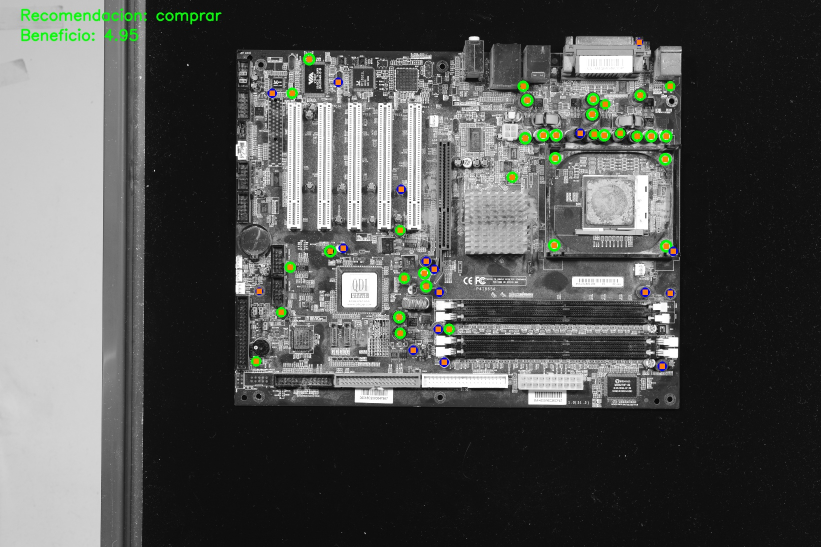
#> input picture img/ejemplo1.jpg, 1642 x 1093 px (shown at 1/2 size)
$ python capacitor_detection.py --img img/ejemplo1.jpg
#> lines starting #> are read from the running program, lines starting #| are printed output that depends on the picture
### Motherboard.py
import cv2
import os

font = cv2.FONT_HERSHEY_SIMPLEX
fontScale = 1
color = [0, 0, 255]
thickness = 2
(_, textSize), _ = cv2.getTextSize("Test", font, fontScale, thickness)

class Motherboard:
    def __init__(self):
        self._cap_small_list = None
        self._cap_big_list = None

    def validate_board(self, im_path, loc_path="./"):
        """
        Lee la imagen, se segmenta y buscan los condensadores y se clasifican entre grandes y pequeños. Se clasifica como
        válida la placa si da beneficios
        :param im_path:
        :param loc_path:
        :return:
        """
        import capacitor_detection as cd
        image = cd.read_image(im_path)
#> in read_image, `return cv2.resize(img, dim)`:
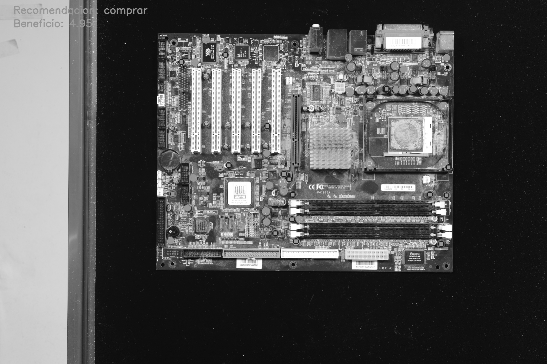
#> returned value: shape (364, 547); min 7, max 255, mean 84
        segments = cd.seg_image(image)
#> in seg_image, `blur = cv2.bilateralFilter(image, 21, sigmaColor=75, sigmaSpace=75)`:
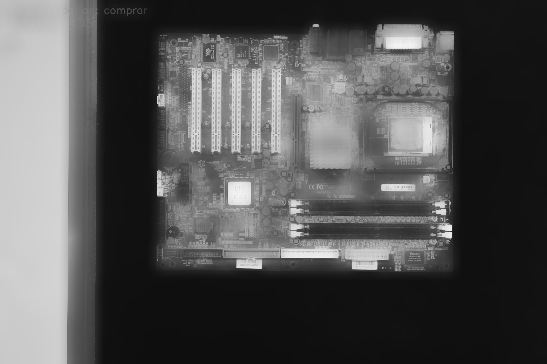
#> blur: shape (364, 547); min 14, max 243, mean 83.5
#> in seg_image, `blur = cv2.erode(blur, kernel, iterations=1)`:
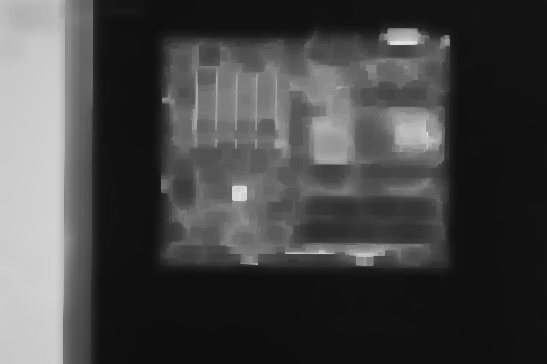
#> blur: shape (364, 547); min 14, max 231, mean 69.8
#> in seg_image, `blur = cv2.dilate(blur, kernel, iterations=1)`:
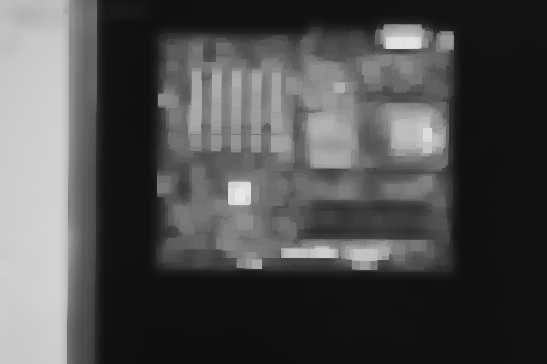
#> blur: shape (364, 547); min 14, max 231, mean 78.2
#> in seg_image, `circles = cv2.HoughCircles(blur,cv2.HOUGH_GRADIENT,1,15, param1=100,pa..`: circles = [[443.5, 41.5, 10.4], [216.5, 143.5, 8], [348.5, 250.5, 4.6]]
#> in seg_image, `circles = np.round(circles[0, :]).astype("int")`: circles = [[444, 42, 10], [216, 144, 8], [348, 250, 5]]
#> the loop in seg_image, `for (x, y, r) in circles:` made 3 passes
#> after the loop in seg_image, `for (x, y, r) in circles:`:
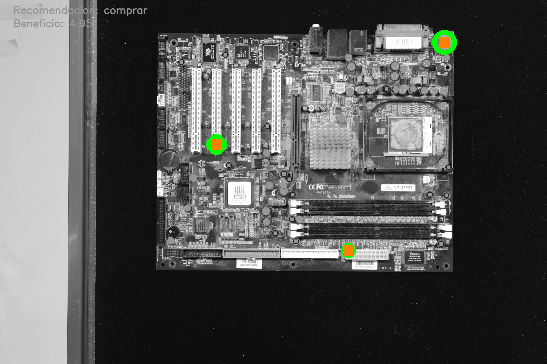
#> output: shape (364, 547, 3); mean B, G, R 83.2, 84.2, 83.7
#> after the loop in seg_image, `for (x, y, r) in circles:`: res = [(444, 42, 10), (216, 144, 8), (348, 250, 5)]
#> segments = [(444, 42, 10), (216, 144, 8), (348, 250, 5)]
        capacitors = cd.loc_capacitors(segments)
#> the loop in loc_capacitors, `for (x, y, r) in segments:` made 3 passes
#> after the loop in loc_capacitors, `for (x, y, r) in segments:`: res = 3 items
#> capacitors = 3 items
        big, small = cd.extract_types(capacitors)
#> the loop in extract_types, `for capacitor in capacitors:` made 3 passes
#> after the loop in extract_types, `for capacitor in capacitors:`: big = [[444, 42, 10], [216, 144, 8]]; small = [[348, 250, 5]]
#> big = [[444, 42, 10], [216, 144, 8]]; small = [[348, 250, 5]]
        benefit = len(big) * 0.15 + len(small) * 0.05
#> benefit = 0.35
        validation = benefit > 1
#> validation = False
        if validation:
            cd.write_txt((big, small), im_path, loc_path)
            print(f"Compra recomendada \t Beneficio: {benefit - 1:.2f}€")
        else:
            print("Compra no recomendada")
        self.show_validation(validation, im_path, loc_path)
        return validation

    def show_validation(self, valid, im_path, loc_path):
        """
        Muestra por pantalla el resultado de la decisión tomada
        :return:
        """
#> called with valid = False, im_path = 'img/ejemplo1.jpg'
        import capacitor_detection as cd
        output = cv2.cvtColor(cd.read_image(im_path), cv2.COLOR_GRAY2BGR)
        if valid:
            big, small = cd.read_txt(im_path, loc_path)
            cv2.putText(output, "Recomendacion: comprar", (40, 40), font, fontScale,
                        [0, 255, 0], thickness, cv2.LINE_AA)
            cv2.putText(output, f"Beneficio: {len(big) * 0.15 + len(small) * 0.05 - 1:.2f}", (40, 80), font, fontScale,
                        [0, 255, 0], thickness, cv2.LINE_AA)
            for (x, y, r) in big:
                cv2.circle(output, (x, y), r, (0, 255, 0), 4)
                cv2.rectangle(output, (x - 5, y - 5), (x + 5, y + 5), (0, 128, 255), -1)
            for (x, y, r) in small:
                cv2.circle(output, (x, y), r, (255, 0, 0), 4)
                cv2.rectangle(output, (x - 5, y - 5), (x + 5, y + 5), (0, 128, 255), -1)
        else:
            cv2.putText(output, "Recomendacion: no comprar", (40, 40), font, fontScale,
                        [0, 0, 255], thickness, cv2.LINE_AA)
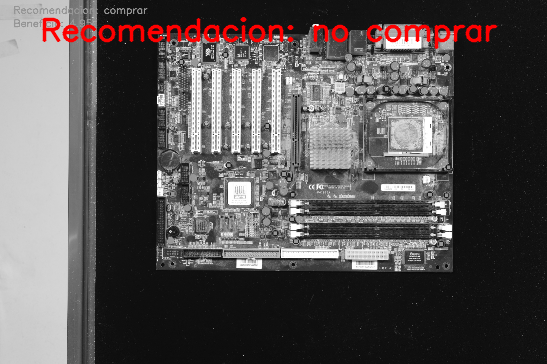
#> output: shape (364, 547, 3); mean B, G, R 82.6, 82.6, 86.9

#> (the run stopped early here; a loop or call above may not have finished)
